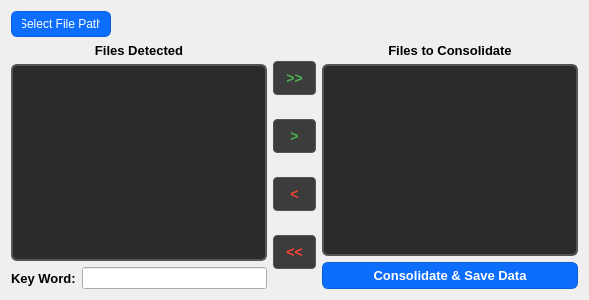
      <widget class="QWidget" name="Curation">
       <attribute name="title">
        <string>Curation</string>
       </attribute>
       <layout class="QGridLayout" name="gridLayout_6">
        <item row="0" column="0" alignment="Qt::AlignLeft|Qt::AlignTop">
         <widget class="QPushButton" name="FilePathButton">
          <property name="maximumSize">
           <size>
            <width>100</width>
            <height>16777215</height>
           </size>
          </property>
          <property name="styleSheet">
           <string notr="true">QPushButton {
    background-color: #0d6efd;   /* primary blue */
    color: white;
    border: 1px solid #0b5ed7;
    border-radius: 6px;
    padding: 5px 10px;
}

/* Hover */
QPushButton:hover {
    background-color: #0b5ed7;
}

/* Pressed */
QPushButton:pressed {
    background-color: #0a58ca;
}

/* Keyboard focus ring */
QPushButton:focus {
    outline: none;
    border: 2px solid #b6d4fe;   /* subtle focus ring */
}

/* Disabled */
QPushButton:disabled {
    background-color: #9ec5fe;
    border-color: #9ec5fe;
    color: #eef4ff;
}
</string>
          </property>
          <property name="text">
           <string>Select File Path</string>
          </property>
         </widget>
        </item>
        <item row="1" column="0">
         <layout class="QHBoxLayout" name="horizontalLayout_2">
          <item>
           <layout class="QVBoxLayout" name="verticalLayout_2">
            <item>
             <widget class="QLabel" name="ChannelSelectionLabel_2">
              <property name="font">
               <font>
                <pointsize>10</pointsize>
                <bold>true</bold>
               </font>
              </property>
              <property name="text">
               <string>Files Detected</string>
              </property>
              <property name="alignment">
               <set>Qt::AlignCenter</set>
              </property>
             </widget>
            </item>
            <item>
             <widget class="QListWidget" name="FileList">
              <property name="styleSheet">
               <string notr="true">/* Dark theme stylesheet for QListWidget */
QListWidget {
    /* Background - slightly lighter than pure black */
    background-color: #2b2b2b;
    
    /* Border styling */
    border: 2px solid #555555;
    border-radius: 6px;
    
    /* Text color */
    color: #ffffff;
    
    /* Padding inside the widget */
    padding: 4px;
    
    /* Font settings */
    font-size: 12px;
    
    /* Remove default outline */
    outline: none;
}

/* Individual list items */
QListWidget::item {
    /* Item background */
    background-color: transparent;
    
    /* Padding around text */
    padding: 6px 8px;
    
    /* Spacing between items */
    margin: 1px 0px;
    
    /* Subtle border radius for items */
    border-radius: 3px;
    
    /* Text color */
    color: #ffffff;
}

/* Hover effect for items */
QListWidget::item:hover {
    background-color: #404040;
    color: #ffffff;
}

/* Selected item styling */
QListWidget::item:selected {
    background-color: #0078d4;  /* Blue selection color */
    color: #ffffff;
    border: none;
}

/* Selected item when widget loses focus */
QListWidget::item:selected:!active {
    background-color: #6c6c6c;
    color: #ffffff;
}

/* Focus border for the entire widget */
QListWidget:focus {
    border-color: #0078d4;
}

/* Scrollbar styling for consistency */
QListWidget QScrollBar:vertical {
    background-color: #3c3c3c;
    width: 12px;
    border-radius: 6px;
    margin: 0px;
}

QListWidget QScrollBar::handle:vertical {
    background-color: #666666;
    border-radius: 6px;
    min-height: 20px;
}

QListWidget QScrollBar::handle:vertical:hover {
    background-color: #777777;
}

QListWidget QScrollBar::add-line:vertical,
QListWidget QScrollBar::sub-line:vertical {
    height: 0px;
}

/* Alternative style for the second list box (optional) */
QListWidget#selectedFilesList {
    border-color: #00aa00;  /* Green border to differentiate */
}

QListWidget#selectedFilesList:focus {
    border-color: #00cc00;
}</string>
              </property>
             </widget>
            </item>
            <item>
             <layout class="QHBoxLayout" name="horizontalLayout">
              <item>
               <widget class="QLabel" name="KeyWordLabel">
                <property name="font">
                 <font>
                  <pointsize>10</pointsize>
                  <bold>true</bold>
                 </font>
                </property>
                <property name="text">
                 <string>Key Word:</string>
                </property>
                <property name="alignment">
                 <set>Qt::AlignLeading|Qt::AlignLeft|Qt::AlignVCenter</set>
                </property>
               </widget>
              </item>
              <item>
               <widget class="QLineEdit" name="FileListSearchBox"/>
              </item>
             </layout>
            </item>
           </layout>
          </item>
          <item>
           <layout class="QVBoxLayout" name="verticalLayout_3">
            <item>
             <widget class="QPushButton" name="moveAllRight">
              <property name="font">
               <font>
                <family>Segoe UI</family>
                <pointsize>-1</pointsize>
                <bold>true</bold>
               </font>
              </property>
              <property name="styleSheet">
               <string notr="true">/* Move Selected Right (&gt;) - Light Green */
QPushButton#moveAllRight {
    background-color: #3c3c3c;
    border: 1px solid #555555;
    border-radius: 4px;
    padding: 8px 12px;
    font-family: &quot;Segoe UI&quot;, Arial, sans-serif;
    font-weight: 900;
    font-size: 14px;
    color: #4caf50;  /* Light green */
}

QPushButton#moveAllRight:hover {
    background-color: #505050;
    border-color: #777777;
    color: #66bb6a;
}

QPushButton#moveAllRight:pressed {
    background-color: #2a2a2a;
}</string>
              </property>
              <property name="text">
               <string>&gt;&gt;</string>
              </property>
             </widget>
            </item>
            <item>
             <widget class="QPushButton" name="moveSingleRight">
              <property name="font">
               <font>
                <family>Segoe UI</family>
                <pointsize>-1</pointsize>
                <bold>true</bold>
               </font>
              </property>
              <property name="styleSheet">
               <string notr="true">/* Move Selected Right (&gt;) - Light Green */
QPushButton#moveSingleRight {
    background-color: #3c3c3c;
    border: 1px solid #555555;
    border-radius: 4px;
    padding: 8px 12px;
    font-family: &quot;Segoe UI&quot;, Arial, sans-serif;
    font-weight: 900;
    font-size: 14px;
    color: #4caf50;  /* Light green */
}

QPushButton#moveSingleRight:hover {
    background-color: #505050;
    border-color: #777777;
    color: #66bb6a;
}

QPushButton#moveSingleRight:pressed {
    background-color: #2a2a2a;
}</string>
              </property>
              <property name="text">
               <string>&gt;</string>
              </property>
             </widget>
            </item>
            <item>
             <widget class="QPushButton" name="moveSingleLeft">
              <property name="font">
               <font>
                <family>Segoe UI</family>
                <pointsize>-1</pointsize>
                <bold>true</bold>
               </font>
              </property>
              <property name="styleSheet">
               <string notr="true">/* Move Selected Left (&lt;) - Light Red */
QPushButton#moveSingleLeft{
    background-color: #3c3c3c;
    border: 1px solid #555555;
    border-radius: 4px;
    padding: 8px 12px;
    font-family: &quot;Segoe UI&quot;, Arial, sans-serif;
    font-weight: 900;
    font-size: 14px;
    color: #f44336;  /* Light red */
}

QPushButton#moveSingleLeft:hover {
    background-color: #505050;
    border-color: #777777;
    color: #ef5350;
}

QPushButton#moveSingleLeft:pressed {
    background-color: #2a2a2a;
}</string>
              </property>
              <property name="text">
               <string>&lt;</string>
              </property>
             </widget>
            </item>
            <item>
             <widget class="QPushButton" name="moveAllLeft">
              <property name="font">
               <font>
                <family>Segoe UI</family>
                <pointsize>-1</pointsize>
                <bold>true</bold>
               </font>
              </property>
              <property name="styleSheet">
               <string notr="true">/* Move Selected Left (&lt;) - Light Red */
QPushButton#moveAllLeft{
    background-color: #3c3c3c;
    border: 1px solid #555555;
    border-radius: 4px;
    padding: 8px 12px;
    font-family: &quot;Segoe UI&quot;, Arial, sans-serif;
    font-weight: 900;
    font-size: 14px;
    color: #f44336;  /* Light red */
}

QPushButton#moveAllLeft:hover {
    background-color: #505050;
    border-color: #777777;
    color: #ef5350;
}

QPushButton#moveAllLeft:pressed {
    background-color: #2a2a2a;
}</string>
              </property>
              <property name="text">
               <string>&lt;&lt;</string>
              </property>
             </widget>
            </item>
           </layout>
          </item>
          <item>
           <layout class="QVBoxLayout" name="verticalLayout_4">
            <item>
             <widget class="QLabel" name="ChannelSelectionLabel_3">
              <property name="font">
               <font>
                <pointsize>10</pointsize>
                <bold>true</bold>
               </font>
              </property>
              <property name="text">
               <string>Files to Consolidate</string>
              </property>
              <property name="alignment">
               <set>Qt::AlignCenter</set>
              </property>
             </widget>
            </item>
            <item>
             <widget class="QListWidget" name="FilestoConsolidateList">
              <property name="styleSheet">
               <string notr="true">/* Dark theme stylesheet for QListWidget */
QListWidget {
    /* Background - slightly lighter than pure black */
    background-color: #2b2b2b;
    
    /* Border styling */
    border: 2px solid #555555;
    border-radius: 6px;
    
    /* Text color */
    color: #ffffff;
    
    /* Padding inside the widget */
    padding: 4px;
    
    /* Font settings */
    font-size: 12px;
    
    /* Remove default outline */
    outline: none;
}

/* Individual list items */
QListWidget::item {
    /* Item background */
    background-color: transparent;
    
    /* Padding around text */
    padding: 6px 8px;
    
    /* Spacing between items */
    margin: 1px 0px;
    
    /* Subtle border radius for items */
    border-radius: 3px;
    
    /* Text color */
    color: #ffffff;
}

/* Hover effect for items */
QListWidget::item:hover {
    background-color: #404040;
    color: #ffffff;
}

/* Selected item styling */
QListWidget::item:selected {
    background-color: #0078d4;  /* Blue selection color */
    color: #ffffff;
    border: none;
}

/* Selected item when widget loses focus */
QListWidget::item:selected:!active {
    background-color: #6c6c6c;
    color: #ffffff;
}

/* Focus border for the entire widget */
QListWidget:focus {
    border-color: #0078d4;
}

/* Scrollbar styling for consistency */
QListWidget QScrollBar:vertical {
    background-color: #3c3c3c;
    width: 12px;
    border-radius: 6px;
    margin: 0px;
}

QListWidget QScrollBar::handle:vertical {
    background-color: #666666;
    border-radius: 6px;
    min-height: 20px;
}

QListWidget QScrollBar::handle:vertical:hover {
    background-color: #777777;
}

QListWidget QScrollBar::add-line:vertical,
QListWidget QScrollBar::sub-line:vertical {
    height: 0px;
}

/* Alternative style for the second list box (optional) */
QListWidget#selectedFilesList {
    border-color: #00aa00;  /* Green border to differentiate */
}

QListWidget#selectedFilesList:focus {
    border-color: #00cc00;
}</string>
              </property>
             </widget>
            </item>
            <item>
             <widget class="QPushButton" name="ConsolidateSaveDataButton">
              <property name="font">
               <font>
                <pointsize>10</pointsize>
                <bold>true</bold>
               </font>
              </property>
              <property name="styleSheet">
               <string notr="true">QPushButton {
    background-color: #0d6efd;   /* primary blue */
    color: white;
    border: 1px solid #0b5ed7;
    border-radius: 6px;
    padding: 5px 10px;
}

/* Hover */
QPushButton:hover {
    background-color: #0b5ed7;
}

/* Pressed */
QPushButton:pressed {
    background-color: #0a58ca;
}

/* Keyboard focus ring */
QPushButton:focus {
    outline: none;
    border: 2px solid #b6d4fe;   /* subtle focus ring */
}

/* Disabled */
QPushButton:disabled {
    background-color: #9ec5fe;
    border-color: #9ec5fe;
    color: #eef4ff;
}
</string>
              </property>
              <property name="text">
               <string>Consolidate &amp;&amp; Save Data</string>
              </property>
             </widget>
            </item>
           </layout>
          </item>
         </layout>
        </item>
       </layout>
      </widget>
